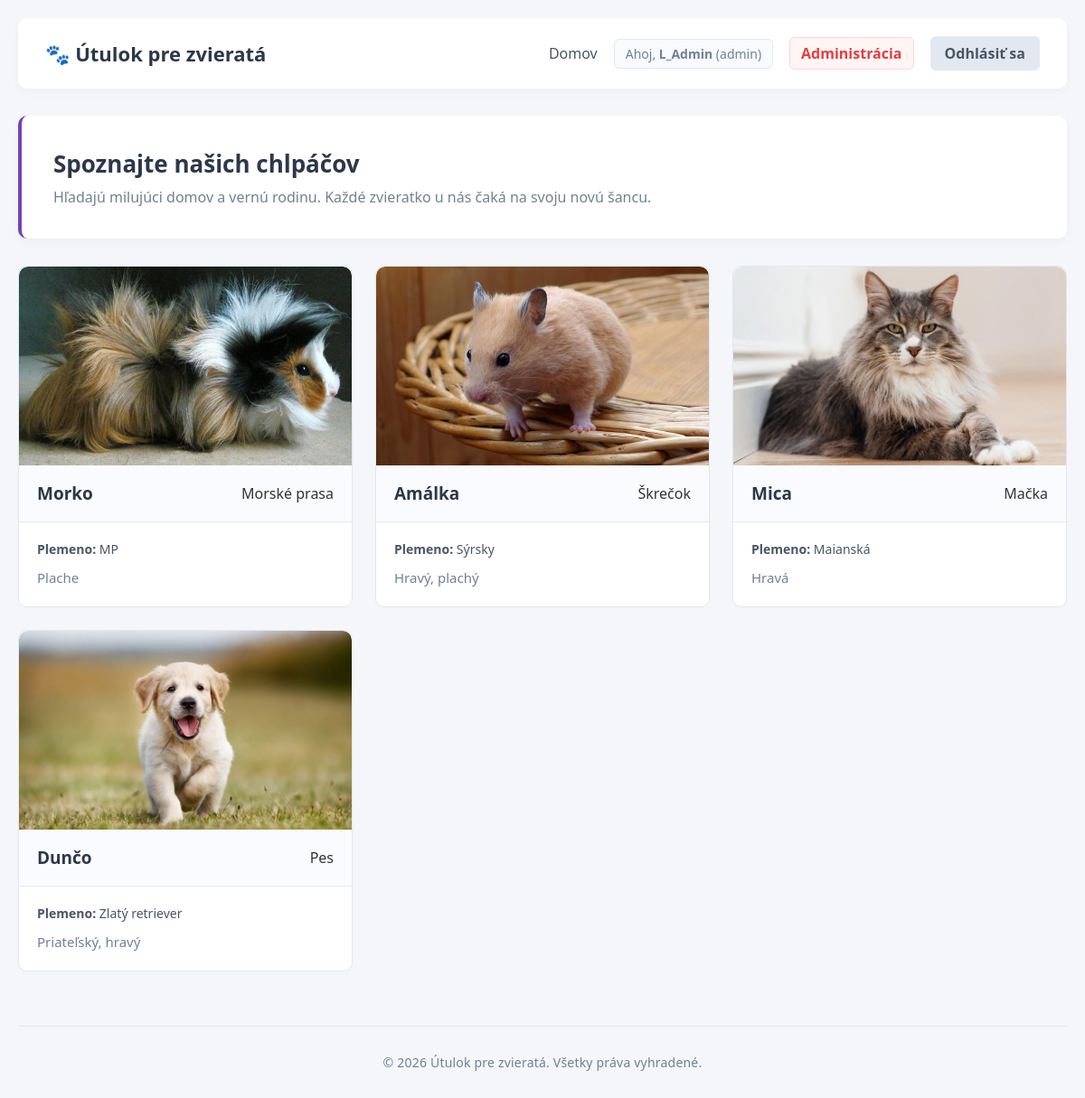
The page / (signed in) on the database its author committed.
### tables this page shows
CREATE TABLE `animals` (
  `id` int(11) NOT NULL,
  `name` varchar(100) NOT NULL,
  `species` varchar(50) NOT NULL,
  `breed` varchar(100) DEFAULT NULL,
  `description` text NOT NULL,
  `created_at` timestamp NOT NULL DEFAULT current_timestamp(),
  `image` varchar(255) DEFAULT 'default.jpg'
);

### classes/Model.php (called while the page is built, shortened)
<?php
abstract class Model {
    public function __construct($db) {
        $this->db = $db;
    }
}

### classes/Animal.php (called while the page is built, shortened)
<?php
require_once __DIR__ . '/Model.php';
class Animal extends Model {
    private $table_name = "animals";
    public function getAll() {
        $query = "SELECT * FROM " . $this->table_name . " ORDER BY id DESC";
        $statement = $this->db->prepare($query);
        $statement->execute();
        return $statement->fetchAll(PDO::FETCH_ASSOC);
    }
}

### index.php (the view, shortened to what this page needs)
<?php
require_once 'classes/Animal.php';
include_once 'parts/header.php';
$database = new Database();
$db = $database->getConnection();
if ($db) {
    $animalModel = new Animal($db);
    $animals = $animalModel->getAll();
    ?>
    <section class="hero-section">
        <h2>Spoznajte našich chlpáčov</h2>
        <p>Hľadajú milujúci domov a vernú rodinu. Každé zvieratko u nás čaká na svoju novú šancu.</p>
    </section>
    <div class="animal-grid">
        <?php if (!empty($animals)): ?>
            <?php foreach ($animals as $animal): ?>
                <div class="animal-card">
                    <div class="card-image-wrapper">
                        <img src="assets/img/<?php echo htmlspecialchars($animal['image'] ?? 'default.jpg'); ?>"
                             alt="<?php echo htmlspecialchars($animal['name']); ?>"
                             class="animal-card-img">
                    </div>
                    <div class="card-header">
                        <h3><?php echo htmlspecialchars($animal['name']); ?></h3>
                        <p class="species"><?php echo htmlspecialchars($animal['species']); ?></p>
                    </div>
                    <div class="card-body">
                        <p class="breed"><strong>Plemeno:</strong> <?php echo htmlspecialchars($animal['breed']); ?></p>
                        <p class="description"><?php echo htmlspecialchars($animal['description']); ?></p>
                    </div>
                </div>
            <?php endforeach; ?>
        <?php else: ?>
            <div class="no-data">
                <p>Momentálne sú všetky zvieratká šťastne adoptované. 🐾</p>
            </div>
        <?php endif; ?>
    </div>
<?php
} else {
    echo "<h1>Chyba: Nepodarilo sa spojiť s databázou.</h1>";
}
include_once 'parts/footer.php';
?>

### assets/css/style.css (style rules this page uses)
* { margin: 0; padding: 0; box-sizing: border-box; font-family: 'Segoe UI', Tahoma, Geneva, Verdana, sans-serif; }
body { background-color: #f4f6f9; color: #333; padding: 0 20px; }
.hero-section { background-color: #ffffff; padding: 35px; border-radius: 10px; box-shadow: 0 4px 12px rgba(0, 0, 0, 0.03); border-left: 4px solid #6f42c1; margin-bottom: 30px; }
.hero-section h2 { color: #2d3748; font-size: 26px; margin-bottom: 8px; }
.hero-section p { color: #718096; font-size: 16px; }
.animal-grid { display: grid; grid-template-columns: repeat(auto-fill, minmax(300px, 1fr)); gap: 25px; }
.animal-card { background: #ffffff; border: 1px solid #e2e8f0; border-radius: 10px; overflow: hidden; box-shadow: 0 2px 5px rgba(0, 0, 0, 0.01); transition: transform 0.2s ease, box-shadow 0.2s ease; }
.card-image-wrapper { width: 100%; height: 220px; overflow: hidden; border-top-left-radius: 10px; border-top-right-radius: 10px; background-color: #f7fafc; }
.animal-card-img { width: 100%; height: 100%; object-fit: cover; display: block; transition: transform 0.3s ease; }
.card-header { background-color: #fafbfe; padding: 18px 20px; display: flex; justify-content: space-between; align-items: center; border-bottom: 1px solid #e2e8f0; }
.card-header h3 { font-size: 19px; color: #2d3748; }
.card-body { padding: 20px; }
.card-body .breed { font-size: 14px; color: #4a5568; margin-bottom: 10px; }
.card-body .description { font-size: 15px; color: #718096; line-height: 1.6; }

### rows shown on the page
animals: image (picture), name "Morko", species "Morské prasa", breed "MP", description "Plache"
animals: image (picture), name "Amálka", species "Škrečok", breed "Sýrsky", description "Hravý, plachý"
animals: image (picture), name "Mica", species "Mačka", breed "Maianská", description "Hravá"
animals: image (picture), name "Dunčo", species "Pes", breed "Zlatý retriever", description "Priateľský, hravý"

### other values the page prints
$_SESSION['username'] "L_Admin"
$_SESSION['role'] "admin"
